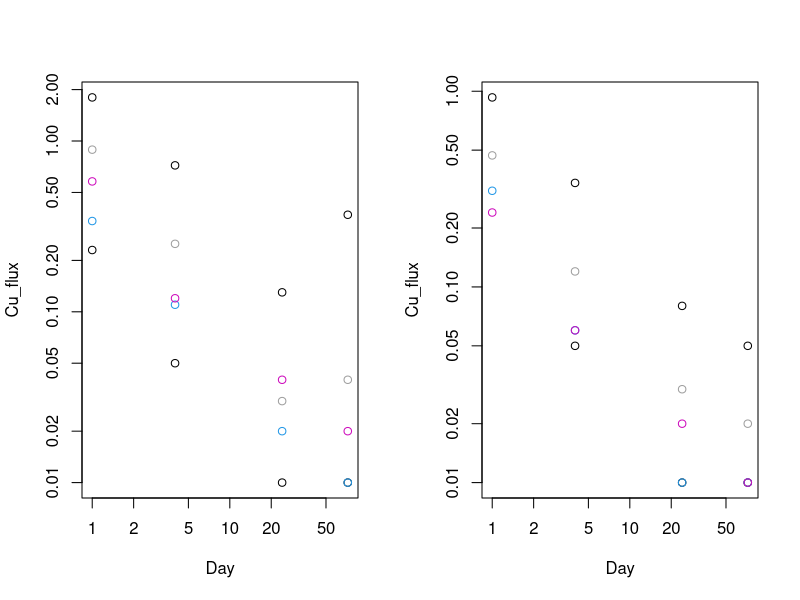
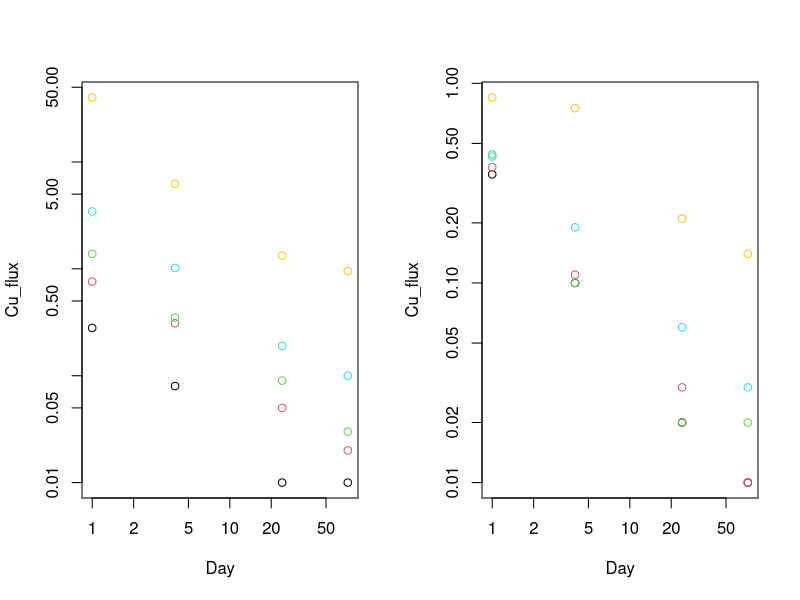
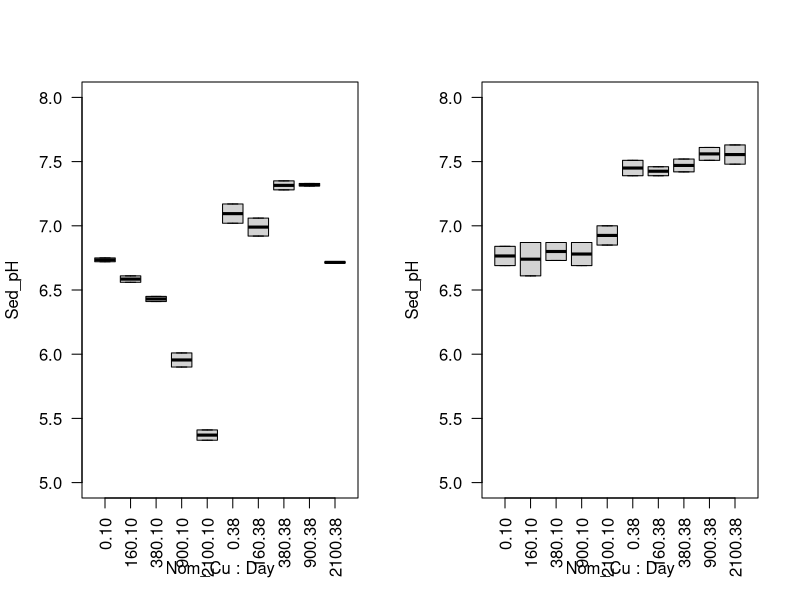
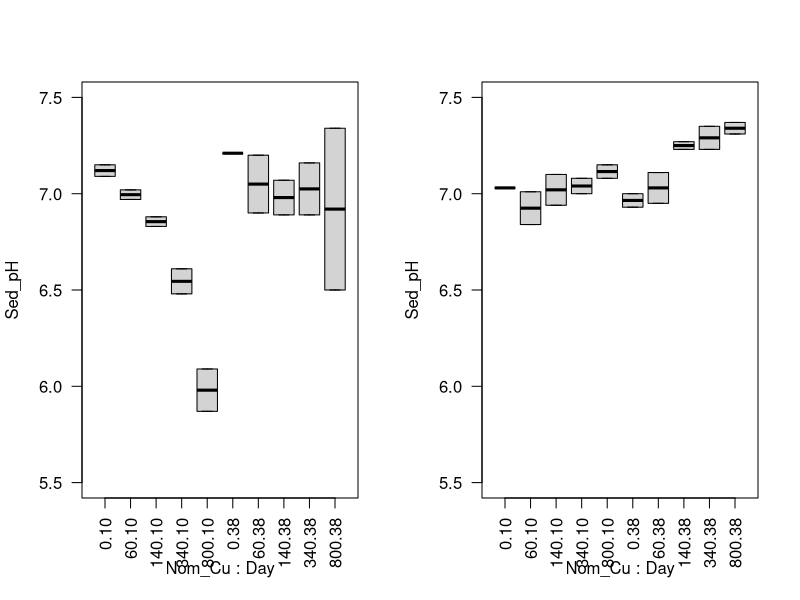
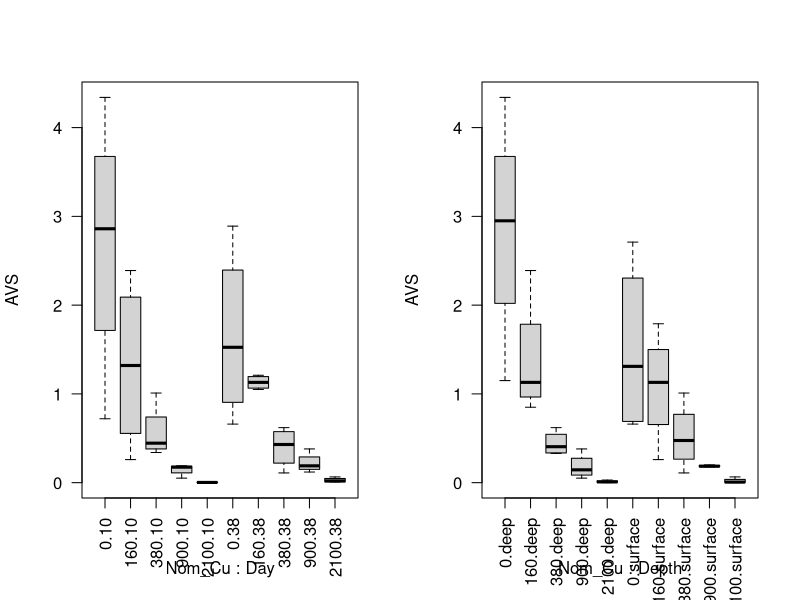
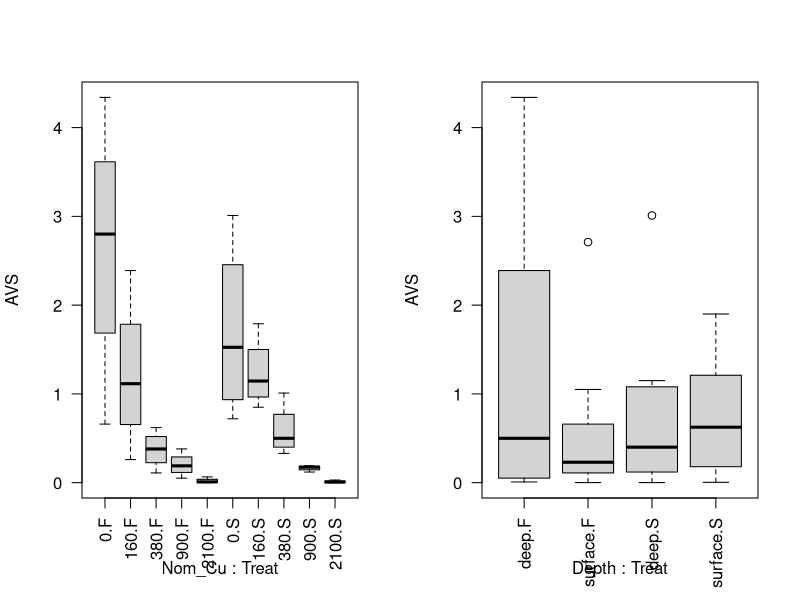
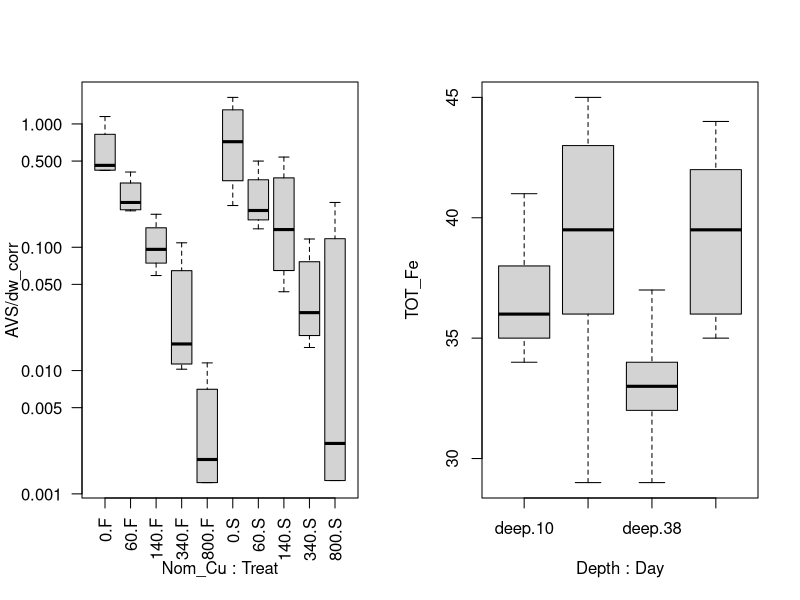
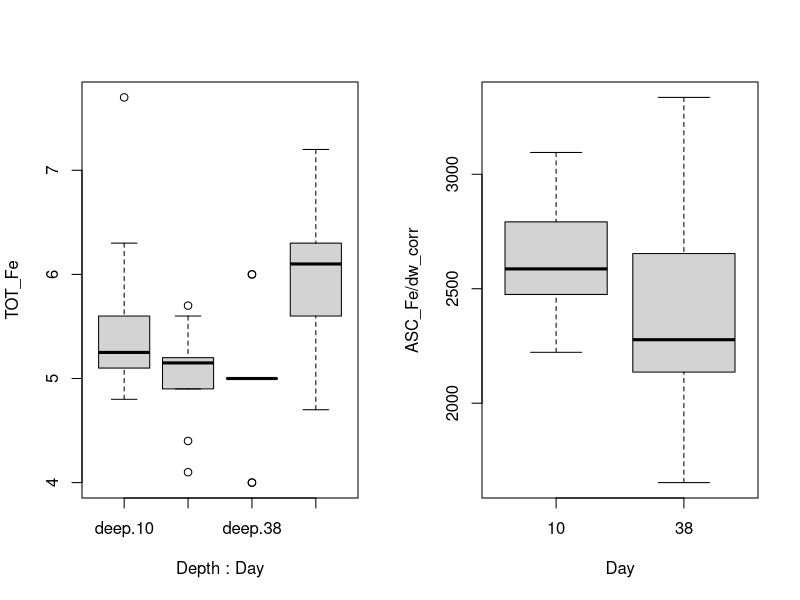

Generate these figures, in order, with R:
## ---- chunk 1
#Flux to surface water
H2OCu <- read.csv(file="Cu_water.csv")
H2OCu$Nom_Cu = factor(H2OCu$Nom_Cu)
summary(H2OCu)
H2O_Ocoee <- subset(H2OCu,Sediment=="Ocoee")
H2O_OcoeeS <- subset(H2O_Ocoee,Treat=="S")
H2O_OcoeeF <- subset(H2O_Ocoee,Treat=="F")
H2O_Dow <- subset(H2OCu,Sediment=="Dow")
H2O_Dow.no0 <- subset(H2O_Dow,Nom_Cu!="0")
H2O_DowS <- subset(H2O_Dow,Treat=="S")
H2O_DowF <- subset(H2O_Dow,Treat=="F")

#Sediment chemistry
Cuchem <- read.csv(file="Cu_sedchem.csv")
Cuchem$Day <- factor(Cuchem$Day)
Cuchem$CRY_Cu <- Cuchem$DITH_Cu - Cuchem$ASC_Cu
Cuchem$CRY_Fe <- Cuchem$DITH_Fe - Cuchem$ASC_Fe
summary(Cuchem)
Ocoee <- subset(Cuchem,Sediment=="Ocoee")
Ocoee$Treat <- Ocoee$Treat[,drop=T]
Ocoee.no0 <- subset(Ocoee,Nom_Cu>0)
OcoeeF <- subset(Ocoee,Treat=="F")
OcoeeS <- subset(Ocoee,Treat=="S")
Dow <- subset(Cuchem,Sediment=="Dow")
Dow$Treat <- Dow$Treat[,drop=T]
Dow.no0 <- subset(Dow,Nom_Cu>0)
DowF <- subset(Dow,Treat=="F")
DowS <- subset(Dow,Treat=="S")
## ---- chunk 2
OFlux <- lm(log(Cu_flux)~(Mean_TOT_Cu)*Treat*log(Day),data=H2O_Ocoee)
shapiro.test(resid(OFlux)) #OK
summary.aov(OFlux)
par(mfrow=c(1,2))
plot(Cu_flux~Day,data=H2O_OcoeeS,log="xy",col=as.numeric(Nom_Cu))
plot(Cu_flux~Day,data=H2O_OcoeeF,log="xy",col=as.numeric(Nom_Cu))
summary(lm(log(Cu_flux)~(Mean_TOT_Cu)+Treat+log(Day),data=H2O_Ocoee))
  exp(0.435) #S fluxes were 1.5x F fluxes

DFlux <- lm(log(Cu_flux)~(Mean_TOT_Cu)*log(Day)*Treat,data=H2O_Dow.no0)
shapiro.test(resid(DFlux)) #OK (had to remove ref for normality)
summary.aov(DFlux)
par(mfrow=c(1,2))
plot(Cu_flux~Day,data=H2O_DowS,log="xy",col=as.numeric(Nom_Cu))
plot(Cu_flux~Day,data=H2O_DowF,log="xy",col=as.numeric(Nom_Cu))
summary(lm(log(Cu_flux)~(Mean_TOT_Cu)*Treat*log(Day),data=H2O_Dow))
## ---- chunk 3
OpH <- lm(Sed_pH~log(Mean_TOT_Cu)*Day*Treat*Depth,data=Ocoee)
shapiro.test(resid(OpH)) #OK, p = 0.05
summary.aov(OpH)
par(mfrow=c(1,2))
boxplot(Sed_pH~Nom_Cu*Day,data=OcoeeS,las=2,ylim=c(5,8))
boxplot(Sed_pH~Nom_Cu*Day,data=OcoeeF,las=2,ylim=c(5,8))

DpH <- lm(Sed_pH~log(Mean_TOT_Cu)*Day*Treat*Depth,data=Dow)
shapiro.test(resid(DpH)) #OK
summary.aov(DpH)
par(mfrow=c(1,2))
boxplot(Sed_pH~Nom_Cu*Day,data=DowS,las=2,ylim=c(5.5,7.5))
boxplot(Sed_pH~Nom_Cu*Day,data=DowF,las=2,ylim=c(5.5,7.5))
## ---- chunk 4
OAVS <- lm(AVS/dw_corr~log(Mean_TOT_Cu)*Day*Depth*Treat,data=Ocoee)
shapiro.test(resid(OAVS)) #OK
summary.aov(OAVS)
boxplot(AVS~Nom_Cu*Day,data=Ocoee,las=2)
boxplot(AVS~Nom_Cu*Depth,data=Ocoee,las=2)
boxplot(AVS~Nom_Cu*Treat,data=Ocoee,las=2)
boxplot(AVS~Depth*Treat,data=Ocoee,las=2)

DAVS <- lm(log(AVS/dw_corr)~log(Mean_TOT_Cu)*Day*Depth*Treat,data=Dow)
shapiro.test(resid(DAVS))
summary.aov(DAVS)
boxplot(AVS/dw_corr~Nom_Cu*Treat,data=Dow,las=2,log="y")
## ---- chunk 5
OTFe <- lm(TOT_Fe~Day*Treat*Depth,data=Ocoee)
shapiro.test(resid(OTFe)) #OK
summary.aov(OTFe)
boxplot(TOT_Fe~Depth*Day,data=Ocoee)
tapply(Ocoee$TOT_Fe,Ocoee$Depth,mean,na.rm=T)

DTFe <- lm(log(TOT_Fe)~Day*Treat*Depth,data=Dow)
shapiro.test(resid(DTFe)) #OK
summary.aov(DTFe)
boxplot(TOT_Fe~Depth*Day,data=Dow)
## ---- chunk 6
OAFe <- lm(ASC_Fe/dw_corr~Day*Treat*Depth,data=Ocoee)
shapiro.test(resid(OAFe))
summary.aov(OAFe)
boxplot(ASC_Fe/dw_corr~Day,data=Ocoee)
tapply(Ocoee$ASC_Fe/Ocoee$dw_corr,Ocoee$Day,mean,na.rm=T)/(tapply(Ocoee$TOT_Fe,Ocoee$Day,mean,na.rm=T)*1000)*100

DAFe <- lm(log(ASC_Fe/dw_corr)~Day*Depth*Treat,data=Dow)
shapiro.test(resid(DAFe))
summary.aov(DAFe)
tapply(Dow$ASC_Fe/Dow$dw_corr,Dow$Treat,mean,na.rm=T)/(tapply(Dow$TOT_Fe,Dow$Treat,mean,na.rm=T)*1000)*100
## ---- chunk 7
OCFe <- lm(log(CRY_Fe/dw_corr)~Day*Treat*Depth,data=Ocoee)
shapiro.test(resid(OCFe))
summary.aov(OCFe)
boxplot(log(CRY_Fe/dw_corr)~Day*Treat*Depth,data=Ocoee,las=3)
tapply(Ocoee$CRY_Fe/Ocoee$dw_corr,Ocoee$Day,mean,na.rm=T)/(tapply(Ocoee$TOT_Fe,Ocoee$Day,mean,na.rm=T)*1000)*100

DCFe <- lm(log(CRY_Fe/dw_corr)~Day*Treat*Depth,data=Dow)
shapiro.test(resid(DCFe))
summary.aov(DCFe)
boxplot(log(CRY_Fe/dw_corr)~Depth*Day,data=Dow,las=3)
summary(lm(log(CRY_Fe/dw_corr)~Day*Depth,data=Dow))
  1/exp(0.17) #Decline is 15%
tapply(Dow$CRY_Fe/Dow$dw_corr,Dow$Treat,mean,na.rm=T)/(tapply(Dow$TOT_Fe,Dow$Treat,mean,na.rm=T)*1000)*100
## ---- chunk 8
OMn <- lm(log(TOT_Mn)~Day*Treat*Depth,data=Ocoee)
shapiro.test(resid(OMn)) #OK
summary.aov(OMn)
boxplot(TOT_Mn~Depth,data=Ocoee)

DMn <- lm(log(TOT_Mn)~Day*Treat*Depth,data=Dow)
shapiro.test(resid(DMn)) #p = 0.01
summary.aov(DMn)
TukeyHSD(aov(log(TOT_Mn)~Day*Depth,data=Dow))
boxplot(TOT_Mn~Day*Depth,data=Dow,log="y")
boxplot(TOT_Mn~Day*Treat,data=Dow,log="y")
## ---- chunk 9
OMnOx <- lm(log(DITH_Mn/dw_corr)~Day*Treat*Depth,data=Ocoee)
shapiro.test(resid(OMnOx))
summary.aov(OMnOx)
boxplot(log(DITH_Mn/dw_corr)~Day*Treat,data=Ocoee)
summary(lm(log(DITH_Mn/dw_corr)~Day+Treat,data=Ocoee))
  1/exp(0.119) #11% decline through time
  1/exp(0.143) #14% less Mn oxide in spiked
tapply(Ocoee$DITH_Mn/Ocoee$dw_corr,list(Ocoee$Treat,Ocoee$Day),mean,na.rm=T)/tapply(Ocoee$TOT_Mn,list(Ocoee$Treat,Ocoee$Day),mean,na.rm=T)*100

DMnOx <- lm(log(DITH_Mn/dw_corr)~Day*Treat*Depth,data=Dow)
shapiro.test(resid(DMnOx)) #OK p = 0.03
summary.aov(DMnOx)
boxplot(log(DITH_Mn/dw_corr)~Day*Treat,data=Dow)
summary(lm(log(DITH_Mn/dw_corr)~Day,data=Dow))
  1/exp(0.078) #7% decline through time
tapply(Dow$DITH_Mn/Dow$dw_corr,list(Dow$Treat,Dow$Day),mean,na.rm=T)/tapply(Dow$TOT_Mn,list(Dow$Treat,Dow$Day),mean,na.rm=T)*100
## ---- chunk 10
OTCu <- lm(log(TOT_Cu)~Day*Treat*Depth+as.factor(Nom_Cu),data=Ocoee)
shapiro.test(resid(OTCu)) #OK
summary.aov(OTCu)
boxplot(log(TOT_Cu)~Depth*Day*Nom_Cu,data=Ocoee,las=3)
summary(OTCu)
  #exp(2.93)/exp(3.17) = 0.79% less in surface
  #Use surface conc to be conservative
tapply(Ocoee$TOT_Cu,list(Ocoee$Nom_Cu,Ocoee$Treat,Ocoee$Depth),mean,na.rm=T)
OTCumin <- lm(log(TOT_Cu)~Day*Treat+as.factor(Nom_Cu),data=Ocoee)
shapiro.test(resid(OTCumin))
summary.aov(OTCumin)

DTCu <- lm(log(TOT_Cu)~Day*Treat*Depth+as.factor(Nom_Cu),data=Dow)
shapiro.test(resid(DTCu)) #OK
summary.aov(DTCu)
boxplot(log(TOT_Cu)~Depth*Nom_Cu,data=Dow,las=3)
  #Surface are all lower than deep (except ref)
tapply(Dow$TOT_Cu,list(Dow$Nom_Cu,Dow$Treat,Dow$Depth),mean,na.rm=T)
## ---- chunk 11
OPCu <- lm(log(Pore_Cu)~log(Mean_TOT_Cu)*Day*Treat,data=Ocoee.no0)
shapiro.test(resid(OPCu)) #OK
summary.aov(OPCu)
boxplot(log(Pore_Cu)~Day*Treat,data=Ocoee,las=3)
plot(Pore_Cu~Mean_TOT_Cu,data=Ocoee,log="xy",col=as.numeric(Treat),pch=as.numeric(Day))

  
DPCu <- lm(log(Pore_Cu)~log(Mean_TOT_Cu)*Day*Treat,data=Dow)
shapiro.test(resid(DPCu)) #OK
summary.aov(DPCu)
boxplot(log(Pore_Cu)~Day*Treat,data=Dow,las=3)
plot(Pore_Cu~Mean_TOT_Cu,data=Dow,col=as.numeric(Treat),pch=as.numeric(Day),log="xy")
## ---- chunk 12
Ocoee.no0$KD <- log10(Ocoee.no0$Mean_TOT_Cu/(Ocoee.no0$Pore_Cu/1000))
boxplot(KD~Treat*Day,data=Ocoee.no0)

OKD <- aov(KD~Treat*Day,data=Ocoee.no0)
summary(OKD)
sd(Ocoee.no0$KD,na.rm=T)
plot(log10(Pore_Cu/1000)~log10(Mean_TOT_Cu),data=Ocoee.no0)
abline(-5.2,1)
#No difference in KD across treatments or time for Ocoee. Mean KD is 5.16 ± 0.42

Dow.no0$KD <- log10(Dow.no0$Mean_TOT_Cu/(Dow.no0$Pore_Cu/1000))
boxplot(KD~Treat*Day,data=Dow.no0)

DKD <- aov(KD~Treat*Day,data=Dow.no0)
summary(DKD)
with(Dow.no0,tapply(KD,Treat,mean,na.rm=T))
#Marginal difference in KD between freshly spiked and aged Dow sediment (0.07). No difference through time (0.11). Aged KD 4.35 ± 0.64 and spiked KD 3.62 ± 0.84

plot(log10(Pore_Cu/1000)~log10(Mean_TOT_Cu),data=Dow.no0,col=as.numeric(Treat))
abline(-4.35,1)
abline(-3.62,1,col="red")
## ---- chunk 13
OSCu <- lm(log(SEM_Cu/dw_corr)~log(Mean_TOT_Cu)*Day*Treat*Depth,data=Ocoee)
shapiro.test(resid(OSCu)) #OK 0.02
summary.aov(OSCu)
plot(SEM_Cu/dw_corr~Mean_TOT_Cu,data=Ocoee,log="xy",col=as.numeric(Treat),pch=as.numeric(Day))
abline(0,1)

DSCu <- lm(log(SEM_Cu/dw_corr)~log(Mean_TOT_Cu)*Day*Treat*Depth,data=Dow.no0)
shapiro.test(resid(DSCu)) #OK
summary.aov(DSCu)
summary(DSCu)
plot(SEM_Cu/dw_corr~Mean_TOT_Cu,data=Dow.no0,log="xy",col=as.numeric(Treat))
## ---- chunk 14
OACu <- lm(log(ASC_Cu/dw_corr)~log(Mean_TOT_Cu)*Day*Treat*Depth,data=Ocoee)
shapiro.test(resid(OACu)) #OK
summary.aov(OACu)
summary(lm(log(ASC_Cu/dw_corr)~log(Mean_TOT_Cu)+Treat,data=Ocoee))
  exp(0.468)  #Ocoee S is 1.6x (Ocoee F is 63%) higher than F 
plot(ASC_Cu/dw_corr~Mean_TOT_Cu,data=Ocoee,log="xy",col=as.numeric(Treat),pch=as.numeric(Day))
  tapply(Ocoee$ASC_Cu/Ocoee$dw_corr,list(Ocoee$Treat,Ocoee$Nom_Cu),mean)/tapply(Ocoee$Mean_TOT_Cu,list(Ocoee$Treat,Ocoee$Nom_Cu),mean)*100
  #ASC/TOTAL F = 0.06-0.1%; S = 0.1-0.2%
with(Ocoee,tapply(ASC_Cu/dw_corr,list(Treat,Nom_Cu),mean))

DACu <- lm(log(ASC_Cu/dw_corr)~log(Mean_TOT_Cu)*Day*Treat*Depth,data=Dow)
shapiro.test(resid(DACu)) #OK
summary.aov(DACu)
summary(lm(log(ASC_Cu/dw_corr)~log(Mean_TOT_Cu)+Day+Treat,data=Dow))
plot(ASC_Cu/dw_corr~Mean_TOT_Cu,data=Dow,log="xy",col=as.numeric(Treat),pch=as.numeric(Day))
  1/exp(0.547)  #Dow d38 is 58% of d10 
  1/exp(0.838)  #Dow F is 43% of S 
  tapply(Dow$ASC_Cu/Dow$dw_corr,list(Dow$Treat,Dow$Nom_Cu),mean)/tapply(Dow$Mean_TOT_Cu,list(Dow$Treat,Dow$Nom_Cu),mean)*100
  #ASC/TOTAL F = 0.04-0.7%; S = 0.7-1.9%
  #ASC/TOTAL d10 = 0.8-1.4%; d38 = 0.5-1.2%
## ---- chunk 15
OCCu <- lm(log(CRY_Cu/dw_corr)~log(Mean_TOT_Cu)*Day*Treat*Depth,data=Ocoee)
shapiro.test(resid(OCCu)) #OK
summary.aov(OCCu)
boxplot(log(CRY_Cu/dw_corr)~Depth*Day*Treat,data=Ocoee,las=3)
TukeyHSD(aov(log(CRY_Cu/dw_corr)~log(Mean_TOT_Cu)*Day*Treat*Depth,data=Ocoee),which="Day:Treat:Depth")
  tapply(Ocoee$CRY_Cu/Ocoee$dw_corr,list(Ocoee$Treat,Ocoee$Nom_Cu),mean)/tapply(Ocoee$Mean_TOT_Cu,list(Ocoee$Treat,Ocoee$Nom_Cu),mean)*100
  #CRY/TOTAL F = 0.8-1.4%; S = 1.2-2.4%

DCCu <- lm(log(CRY_Cu/dw_corr)~log(Mean_TOT_Cu)*Day*Treat*Depth,data=Dow)
shapiro.test(resid(DCCu)) #OK
summary.aov(DCCu)
boxplot(log(CRY_Cu/dw_corr)~Depth*Day*Treat,data=Dow,las=3)
boxplot(log(CRY_Cu/dw_corr)~Treat,data=Dow,las=3)
TukeyHSD(aov(log(CRY_Cu/dw_corr)~log(Mean_TOT_Cu)*Day*Depth*Treat,data=Dow))
  tapply(Dow$CRY_Cu/Dow$dw_corr,Dow$Nom_Cu,mean)/tapply(Dow$Mean_TOT_Cu,Dow$Nom_Cu,mean)*100
  #CRY/TOTAL = 3-11%
## ---- chunk 16
#Flux to surface water
H2ONi <- read.csv(file="Ni_water.csv")
H2ONi$Nom_Ni = factor(H2ONi$Nom_Ni)
H2O_Burn <- subset(H2ONi,Sediment=="Burn")
H2O_Burn$Nom_Ni <- H2O_Burn$Nom_Ni[,drop=T]
H2O_Burn.no0 <- subset(H2O_Burn,Nom_Ni!="0")
H2O_BurnS <- subset(H2O_Burn,Treat=="S")
H2O_BurnF <- subset(H2O_Burn,Treat=="F")
H2O_Raisin <- subset(H2ONi,Sediment=="Raisin")
H2O_Raisin.no0 <- subset(H2O_Raisin,Nom_Ni!="0")
H2O_Raisin$Nom_Ni <- H2O_Raisin$Nom_Ni[,drop=T]
H2O_RaisinS <- subset(H2O_Raisin,Treat=="S")
H2O_RaisinF <- subset(H2O_Raisin,Treat=="F")

#Sediment chemistry
Nichem = read.csv(file="Ni_sedchem.csv")
Nichem$Day = factor(Nichem$Day)
Nichem$CRY_Ni = Nichem$DITH_Ni-Nichem$ASC_Ni
Nichem$CRY_Fe = Nichem$DITH_Fe-Nichem$ASC_Fe
Nichem$CRY_Ni2 = Nichem$CRY_Ni
Nichem$CRY_Ni2[Nichem$CRY_Ni2 <= 0] = NA
Burn = subset(Nichem,Nichem$Sediment=="Burn")
Burn$Day = as.factor(Burn$Day)
Burn$Treat = Burn$Treat[,drop=T]
BurnF = subset(Burn,Burn$Treat=="F")
BurnS = subset(Burn,Burn$Treat=="S")
Burn.no0 = subset(Burn,Burn$Nom_Ni!="0")
Raisin = subset(Nichem,Nichem$Sediment=="Raisin")
Raisin$Day = as.factor(Raisin$Day)
Raisin$Treat = Raisin$Treat[,drop=T]
RaisinF = subset(Raisin,Raisin$Treat=="F")
RaisinS = subset(Raisin,Raisin$Treat=="S")
Raisin.no0 = subset(Raisin,Raisin$Nom_Ni!="0")
## ---- chunk 17
RFlux <- lm(log(Ni_flux)~log(Mean_TOT_Ni)*Treat*log(Day),data=H2O_Raisin.no0)
shapiro.test(resid(RFlux)) #OK
summary.aov(RFlux)
par(mfrow=c(1,2))
plot(Ni_flux~Day,data=H2O_RaisinS,log="xy",col=c("black","blue","goldenrod","orangered","firebrick")[Nom_Ni])
plot(Ni_flux~Day,data=H2O_RaisinF,log="xy",col=c("black","blue","goldenrod","orangered","firebrick")[Nom_Ni])
summary(lm(log(Ni_flux)~log(Mean_TOT_Ni)+log(Day),data=H2O_Raisin.no0))
1/exp(abs(log(35)*-0.1824)) #% of flux by day 35

BFlux <- lm(log(Ni_flux)~log(Mean_TOT_Ni)*log(Day)*Treat,data=H2O_Burn)
shapiro.test(resid(BFlux)) #OK
summary.aov(BFlux)
par(mfrow=c(1,2))
plot(Ni_flux~Day,data=H2O_BurnS,log="xy",col=c("black","blue","goldenrod","orangered","firebrick")[Nom_Ni])
plot(Ni_flux~Day,data=H2O_BurnF,log="xy",col=c("black","blue","goldenrod","orangered","firebrick")[Nom_Ni])
## ---- chunk 18
RmodpH <- aov(Sed_pH~Mean_TOT_Ni*Day*Depth*Treat,data=Raisin)
shapiro.test(resid(RmodpH)) #OK p = 0.02
summary(RmodpH)
summary(lm(Sed_pH~Mean_TOT_Ni*Day+Treat+Depth+Mean_TOT_Ni:Treat,data=Raisin))
plot(Sed_pH~Mean_TOT_Ni,data=Raisin,col=c("blue","red")[Treat],pch=c(1,17)[Day])
boxplot(Sed_pH~Depth,data=Raisin)

BmodpH <- aov(Sed_pH~Mean_TOT_Ni*Day*Depth*Treat,data=Burn)
shapiro.test(resid(BmodpH)) #OK
summary(BmodpH)
summary(lm(Sed_pH~Mean_TOT_Ni*Treat+Day+Depth,data=Burn))
boxplot(Sed_pH~Day*Depth,data=Burn)
plot(Sed_pH~Mean_TOT_Ni,data=Burn,col=c("blue","red")[Treat])
## ---- chunk 19
RmodAVS <- aov(log(AVS/dw_corr)~log(Mean_TOT_Ni)*Day*Depth*Treat,data=Raisin)
shapiro.test(resid(RmodAVS)) #OK
summary(RmodAVS)
plot(AVS~Mean_TOT_Ni,data=Raisin,log="xy",col=c("blue","red")[Treat])
summary(lm(log(AVS/dw_corr)~log(Mean_TOT_Ni)+Treat,data=Raisin))
1/exp(0.235)
## ---- chunk 20
RmodFe = aov(TOT_Fe~Day*Depth*Treat,data=Raisin)
shapiro.test(resid(RmodFe))
summary(RmodFe)
boxplot(TOT_Fe~Day*Depth,data=Raisin,las=3)
boxplot(TOT_Fe~Treat,data=Raisin)
with(Raisin,tapply(TOT_Fe,list(Day,Depth),mean))
with(Raisin,tapply(TOT_Fe,Treat,mean))

BmodFe = aov(TOT_Fe~Day*Depth*Treat,data=Burn)
shapiro.test(resid(BmodFe)) #OK
summary(BmodFe)
boxplot(TOT_Fe~Treat*Day*Depth,data=Burn,las=2)
TukeyHSD(BmodFe,which="Day:Depth:Treat")
## ---- chunk 21
RmodAFe <- aov(ASC_Fe/dw_corr~Day*Depth*Treat,data=Raisin)
shapiro.test(resid(RmodAFe)) #OK
summary(RmodAFe)
with(Raisin,tapply(ASC_Fe/dw_corr,Nom_Ni,mean))/(with(Raisin,tapply(TOT_Fe,Nom_Ni,mean))*1000)
sd(with(Raisin,ASC_Fe/dw_corr/(TOT_Fe*1000)))

BmodAFe <- aov(ASC_Fe/dw_corr~Day*Depth*Treat,data=Burn)
shapiro.test(resid(BmodAFe)) #OK
summary(BmodAFe)
with(Burn,tapply(ASC_Fe/dw_corr,Nom_Ni,mean))/(with(Burn,tapply(TOT_Fe,Nom_Ni,mean,na.rm=T))*1000)
sd(with(Burn,ASC_Fe/dw_corr/(TOT_Fe*1000)),na.rm=T)
## ---- chunk 22
RmodCFe <- aov(CRY_Fe/dw_corr~Day*Depth*Treat,data=Raisin)
shapiro.test(resid(RmodCFe)) #OK
summary(RmodCFe)
boxplot(CRY_Fe/dw_corr~Day*Depth*Treat,data=Raisin,las=2)
TukeyHSD(RmodCFe,which="Day:Depth:Treat")
with(Raisin,tapply(CRY_Fe/dw_corr,Nom_Ni,mean,na.rm=T))/(with(Raisin,tapply(TOT_Fe,Nom_Ni,mean))*1000)
sd(with(Raisin,CRY_Fe/dw_corr/(TOT_Fe*1000)),na.rm=T)

BmodCFe <- aov(CRY_Fe/dw_corr~Day*Depth*Treat,data=Burn)
shapiro.test(resid(BmodCFe)) #OK
summary(BmodCFe)
boxplot(CRY_Fe/dw_corr~Day*Treat,data=Burn)
with(Burn,tapply(CRY_Fe/dw_corr,list(Day,Treat),mean))/(with(Burn,tapply(TOT_Fe,list(Day,Treat),mean,na.rm=T))*1000)
sd(with(Burn,CRY_Fe/dw_corr/(TOT_Fe*1000)),na.rm=T)
## ---- chunk 23
RmodMn <- aov(TOT_Mn~Day*Depth*Treat,data=Raisin)
shapiro.test(resid(RmodMn)) #OK
summary(RmodMn)
boxplot(TOT_Mn~Day*Treat,data=Raisin,las=2)
sd(Raisin$TOT_Mn)

BmodMn <- aov(TOT_Mn~Day*Depth*Treat,data=Burn)
shapiro.test(resid(BmodMn)) #OK
summary(BmodMn)
boxplot(TOT_Mn~Day*Depth,data=Burn,las=2)
TukeyHSD(BmodMn,which="Day:Depth")
sd(Burn$TOT_Mn)
## ---- chunk 24
RmodMnO <- aov(DITH_Mn/dw_corr~Day*Depth*Treat,data=Raisin)
shapiro.test(resid(RmodMnO)) #OK
summary(RmodMnO)
boxplot(DITH_Mn/dw_corr~Day*Depth*Treat,data=Raisin,las=2)
TukeyHSD(RmodMnO)
with(Raisin,tapply(DITH_Mn/dw_corr,list(Treat,Depth),mean))/with(Raisin,tapply(TOT_Mn,list(Treat,Depth),mean,na.rm=T))
sd(Raisin$DITH_Mn/Raisin$dw_corr/Raisin$TOT_Mn)

BmodMnO <- aov(DITH_Mn/dw_corr~Day*Depth*Treat,data=Burn)
shapiro.test(resid(BmodMnO)) #OK
summary(BmodMnO)
with(Burn,tapply(DITH_Mn/dw_corr,list(Treat,Depth),mean))/with(Burn,tapply(TOT_Mn,list(Treat,Depth),mean,na.rm=T))
sd(Burn$DITH_Mn/Burn$dw_corr/Burn$TOT_Mn)
## ---- chunk 25
RmodTN = aov(log(TOT_Ni)~Day*Treat*Depth+log(Nom_Ni+1),data=Raisin)
summary(RmodTN)
shapiro.test(resid(RmodTN))

BmodTN = aov(log(TOT_Ni)~Day*Treat*Depth+log(Nom_Ni+1),data=Burn.no0)
summary(BmodTN)
shapiro.test(resid(BmodTN)) 
boxplot(TOT_Ni~Treat*factor(Nom_Ni),data=Burn.no0,log="y")
with(BurnS,tapply(TOT_Ni,Nom_Ni,mean))/with(BurnF,tapply(TOT_Ni,Nom_Ni,mean))
## ---- chunk 26
RmodPN = aov(log(Pore_Ni)~log(Mean_TOT_Ni)*Day*Treat,data=Raisin.no0)
shapiro.test(resid(RmodPN)) #OK
summary(RmodPN)
summary(lm(log(Pore_Ni)~log(Mean_TOT_Ni)+Day,data=Raisin.no0))
plot(Pore_Ni~Mean_TOT_Ni,data=Raisin,log="xy",col=c("blue","red")[Day])
#d10 = blue, d38 = red
exp(-1.365-9.095+log(100)*2.16)/exp(-9.095+log(100)*2.16)
exp(-1.365) #25% lost
log10(with(Raisin.no0,tapply(Mean_TOT_Ni,list(Treat,Day,Nom_Ni),mean,na.rm=T))/with(Raisin.no0,tapply(Pore_Ni,list(Treat,Day,Nom_Ni),mean,na.rm=T))*1000)
mean(log10(with(Raisin.no0[Raisin.no0$Day=="35",],Mean_TOT_Ni/Pore_Ni*1000)),na.rm=T)


BmodPN = aov(log(Pore_Ni)~log(Mean_TOT_Ni)*Day*Treat,data=Burn)
shapiro.test(resid(BmodPN))
summary(BmodPN)
plot(Pore_Ni~Mean_TOT_Ni,data=Burn,log="xy",col=c("blue","red")[Treat])
summary(lm(log(Pore_Ni)~log(Mean_TOT_Ni)+Day*Treat,data=Burn))
TukeyHSD(BmodPN,which="Day:Treat")
log10(with(Burn,tapply(Mean_TOT_Ni,list(Treat,Day),mean,na.rm=T))/with(Burn,tapply(Pore_Ni,list(Treat,Day),mean,na.rm=T))*1000)
mean(log10(with(BurnS[BurnS$Day=="7",],Mean_TOT_Ni/Pore_Ni*1000)),na.rm=T)
## ---- chunk 27
Burn.no0$KD <- log10(Burn.no0$Mean_TOT_Ni/(Burn.no0$Pore_Ni/1000))
boxplot(KD~Treat*Day,data=Burn.no0)

BKDmod <- aov(KD~Treat*Day,data=Burn.no0)
summary(BKDmod)
with(Burn.no0,tapply(KD,list(Treat,Day),mean,na.rm=T))
plot(log10(Pore_Cu/1000)~log10(Mean_TOT_Cu),data=Ocoee.no0)
abline(-5.2,1)
#No difference in KD across treatments or time for Ocoee. Mean KD is 5.16 ± 0.42

Raisin.no0$KD <- log10(Raisin.no0$Mean_TOT_Ni/(Raisin.no0$Pore_Ni/1000))
boxplot(KD~Treat*Day,data=Raisin.no0)

RKDmod <- aov(KD~Treat*Day,data=Raisin.no0)
summary(RKDmod)
sd(Raisin.no0$KD,na.rm=T)
#No difference in KD across treatments or time. Mean KD is 3.93 ± 0.71

plot(log10(Pore_Cu/1000)~log10(Mean_TOT_Cu),data=Dow.no0,col=as.numeric(Treat))
abline(-4.35,1)
abline(-3.62,1,col="red")
## ---- chunk 28
RmodSN = aov(log(SEM_Ni/dw_corr)~log(Mean_TOT_Ni)*Day*Treat*Depth,data=Raisin.no0)
shapiro.test(resid(RmodSN)) #Not so good p = 0.007), no apparent reason 
summary(RmodSN)
plot(SEM_Ni/dw_corr~Mean_TOT_Ni,data=Raisin.no0,log="xy",col=c("blue","red")[Treat])
with(Raisin,tapply(SEM_Ni/dw_corr,list(Treat,Nom_Ni),mean,na.rm=T))/with(Raisin,tapply(Mean_TOT_Ni,list(Treat,Nom_Ni),mean,na.rm=T))

BmodSN = aov(log(SEM_Ni/dw_corr)~log(Mean_TOT_Ni)*Day*Treat*Depth,data=Burn.no0)
shapiro.test(resid(BmodSN)) #OK
summary(BmodSN)
plot(SEM_Ni/dw_corr~Mean_TOT_Ni,data=Burn,log="xy",col=c("blue","red")[Treat])
summary(lm(log(SEM_Ni/dw_corr)~log(Mean_TOT_Ni)+Day+Treat+Depth+Day:Treat,data=Burn.no0))
boxplot(SEM_Ni/dw_corr~Treat*Day,data=Burn.no0,log="y")
TukeyHSD(BmodSN,which=("Day:Treat"))
with(Burn,tapply(SEM_Ni/dw_corr,list(Depth,Day,Treat,Nom_Ni),mean,na.rm=T))/with(Burn,tapply(Mean_TOT_Ni,list(Depth,Day,Treat,Nom_Ni),mean,na.rm=T))
## ---- chunk 29
RmodAN = aov(log(ASC_Ni/dw_corr)~log(Mean_TOT_Ni)*Day*Treat*Depth,data=Raisin)
shapiro.test(resid(RmodAN)) #OK 0.05
summary(RmodAN)
plot(ASC_Ni/dw_corr~Mean_TOT_Ni,data=Raisin,log="xy",col=c("blue","red")[Day])
with(Raisin,tapply(ASC_Ni/dw_corr,Nom_Ni,mean,na.rm=T))/with(Raisin,tapply(Mean_TOT_Ni,Nom_Ni,mean,na.rm=T))

BmodAN = aov(log(ASC_Ni/dw_corr)~log(Mean_TOT_Ni)*Day*Treat*Depth,data=Burn.no0)
shapiro.test(resid(BmodAN)) #OK
summary(BmodAN)
plot(ASC_Ni/dw_corr~Mean_TOT_Ni,data=Burn.no0,log="xy",col=c("blue","red")[Treat],pch=c(1,19)[Day]) #Ref looks odd, so removed
summary(lm(log(ASC_Ni/dw_corr)~log(Mean_TOT_Ni)*Day+Treat+Day:Treat,data=Burn.no0))
TukeyHSD(BmodAN,which="Day:Treat")
with(Burn,tapply(ASC_Ni/dw_corr,list(Nom_Ni,Day,Treat),mean,na.rm=T))/with(Burn,tapply(Mean_TOT_Ni,list(Nom_Ni,Day,Treat),mean,na.rm=T))
## ---- chunk 30
RmodCN = aov(log(CRY_Ni2/dw_corr)~log(Mean_TOT_Ni)*Day*Depth*Treat,data=Raisin.no0)
shapiro.test(resid(RmodCN)) #OK p = 0.013
summary(RmodCN)
plot(CRY_Ni2~Mean_TOT_Ni,data=Raisin,log="xy",col=c("blue","red")[Depth])
boxplot(CRY_Ni2/dw_corr~Depth,data=Raisin.no0,log="y")
summary(lm(log(CRY_Ni2/dw_corr)~log(Mean_TOT_Ni)+Depth,data=Raisin.no0))
1/exp(0.767) #Deep = 46% of surface
with(Raisin,tapply(CRY_Ni2/dw_corr,list(Nom_Ni,Depth),mean,na.rm=T))/with(Raisin,tapply(Mean_TOT_Ni,list(Nom_Ni,Depth),mean,na.rm=T))

BmodCN = aov(log(CRY_Ni/dw_corr)~log(Mean_TOT_Ni)*Day*Depth*Treat,data=Burn.no0)
shapiro.test(resid(BmodCN)) #OK
summary(BmodCN)
plot(CRY_Ni~Mean_TOT_Ni,data=Burn,log="xy",col=c("blue","red")[Treat])
summary(lm(log(CRY_Ni/dw_corr)~log(Mean_TOT_Ni)*Depth,data=Burn.no0))
with(Burn,tapply(CRY_Ni/dw_corr,list(Nom_Ni,Depth),mean,na.rm=T))/with(Burn,tapply(Mean_TOT_Ni,list(Nom_Ni,Depth),mean,na.rm=T))
## ---- chunk 31
#Sediment chemistry
Znchem <- read.csv(file="Zn_sedchem.csv")
Znchem$Day = factor(Znchem$Day)
Znchem$CRY_Zn = Znchem$DITH_Zn-Znchem$ASC_Zn
Znchem$CRY_Fe = Znchem$DITH_Fe-Znchem$ASC_Fe
RFchem <- subset(Znchem,Treat=="F")
RSchem <- subset(Znchem,Treat=="S")
Znchem.no0 <- subset(Znchem,Nom_Zn>40)
## ---- chunk 32
plot(H2O_Zn~Mean_TOT_Zn,data=Znchem,log="xy")
H2OZn <- aov(log(H2O_Zn)~log(Mean_TOT_Zn)*Treat*Day,data=Znchem)
shapiro.test(resid(H2OZn)) # p = 0.01 (OK)
summary(H2OZn)
boxplot(H2O_Zn~Treat*Day,data=Znchem,log="y")
summary.lm(H2OZn)
with(Znchem,tapply(H2O_Zn,list(Treat,Day),median,na.rm=T))
## ---- chunk 33
pHZn <- aov(Sed_pH~log(Mean_TOT_Zn)*Depth*Treat,data=Znchem)
shapiro.test(resid(pHZn)) #OK
summary(pHZn)
plot(Sed_pH~Mean_TOT_Zn,data=Znchem,log="x")
boxplot(Sed_pH~Depth*Treat,data=Znchem)
TukeyHSD(pHZn,which="Depth:Treat")
summary(Znchem$Sed_pH)
## ---- chunk 34
AVSZn <- aov(AVS/dw_corr~log(Mean_TOT_Zn)*Treat*Depth*Day,data=Znchem)
shapiro.test(resid(AVSZn)) #OK
summary(AVSZn)
summary(lm(AVS/dw_corr~log10(Mean_TOT_Zn),data=Znchem))
with(Znchem,tapply(AVS/dw_corr,list(Treat,Nom_Zn),mean))
## ---- chunk 35
FeZn <- aov(TOT_Fe~Treat*Day*Depth,data=Znchem)
shapiro.test(resid(FeZn)) #OK
summary(FeZn)
boxplot(TOT_Fe~Treat,data=Znchem)
with(Znchem,tapply(TOT_Fe,Treat,sd))
## ---- chunk 36
AscFeZn <- aov(ASC_Fe/dw_corr~Treat*Day*Depth,data=Znchem)
shapiro.test(resid(AscFeZn)) #OK
summary(AscFeZn)
boxplot(ASC_Fe/dw_corr~Day,data=Znchem)
with(Znchem,tapply(ASC_Fe/dw_corr,Day,mean))/(with(Znchem,tapply(TOT_Fe,Day,mean))*1000)
## ---- chunk 37
CryFeZn <- aov(log(CRY_Fe/dw_corr)~Treat*Day*Depth,data=Znchem)
  #Transformed because variance were unequal
shapiro.test(resid(CryFeZn)) #OK
summary(CryFeZn)
boxplot(CRY_Fe/dw_corr~Treat,data=Znchem,log="y")
with(Znchem,tapply(CRY_Fe/dw_corr,Treat,mean,na.rm=T))/(with(Znchem,tapply(TOT_Fe,Treat,mean))*1000)
mean(with(Znchem,CRY_Fe/dw_corr/(TOT_Fe*1000)),na.rm=T)
## ---- chunk 38
MnZn <- aov(TOT_Mn~Treat*Day*Depth,data=Znchem)
shapiro.test(resid(MnZn)) #OK
summary(MnZn)
boxplot(TOT_Mn~Treat,data=Znchem)
with(Znchem,tapply(TOT_Mn,Treat,mean))
sd(Znchem$TOT_Mn)
## ---- chunk 39
MnOxZn <- aov(DITH_Mn/dw_corr~Treat*Depth*Day,data=Znchem)
shapiro.test(resid(MnOxZn)) #OK
summary(MnOxZn)
boxplot(DITH_Mn/dw_corr~Treat,data=Znchem) #F < S
with(Znchem,tapply(DITH_Mn/dw_corr,Treat,sd,na.rm=T))
with(Znchem,tapply(DITH_Mn/dw_corr,Treat,mean,na.rm=T))/with(Znchem,tapply(TOT_Mn,Treat,mean))
## ---- chunk 40
modTZn = aov(log(TOT_Zn)~Day*Treat*Depth+log(Nom_Zn),data=Znchem)
summary(modTZn)
summary(lm(log(TOT_Zn)~log(Nom_Zn)+Treat,data=Znchem))
shapiro.test(resid(modTZn)) #OK
## ---- chunk 41
PoreZn <- aov(log(Pore_Zn)~log(Mean_TOT_Zn)*Treat,data=Znchem)
shapiro.test(resid(PoreZn)) #OK
summary(PoreZn)
summary(lm(log(Pore_Zn)~log(Mean_TOT_Zn),data=Znchem))
plot(Pore_Zn~Mean_TOT_Zn,data=Znchem,log="xy",col=c("blue","red")[Treat])
log10(with(Znchem,tapply(Mean_TOT_Zn,Treat,mean,na.rm=T))/with(Znchem,tapply(Pore_Zn,Treat,mean,na.rm=T))*1000)
mean(log10(with(RSchem,Mean_TOT_Zn/Pore_Zn*1000)),na.rm=T)
## ---- chunk 42
SEMZn <- aov(log(SEM_Zn)~log(Mean_TOT_Zn)*Treat*Depth*Day,data=Znchem)
shapiro.test(resid(SEMZn)) #OK
summary(SEMZn)
plot(log(SEM_Zn)~log(Mean_TOT_Zn),data=Znchem,col=c("royalblue3","orangered3")[Treat],pch=as.numeric(Depth))
summary(lm(log(SEM_Zn)~log(Mean_TOT_Zn)*Treat*Depth,data=Znchem))
with(Znchem,tapply(SEM_Zn/dw_corr,list(Nom_Zn,Depth,Treat),mean,na.rm=T))/65.39
## ---- chunk 43
AscZn <- aov(log(ASC_Zn/dw_corr)~log(Mean_TOT_Zn)*Treat*Depth*Day,data=Znchem.no0)
shapiro.test(resid(AscZn)) #OK
summary(AscZn)
summary(lm(log(ASC_Zn/dw_corr)~log(Mean_TOT_Zn),data=Znchem.no0))
plot(ASC_Zn/dw_corr~Mean_TOT_Zn,data=Znchem.no0,log="xy")
with(Znchem,tapply(ASC_Zn/dw_corr,list(Treat,Nom_Zn),mean,na.rm=T))/with(Znchem,tapply(Mean_TOT_Zn,list(Treat,Nom_Zn),mean,na.rm=T))
mean(with(Znchem.no0,(ASC_Zn/dw_corr)/Mean_TOT_Zn))
## ---- chunk 44
CryZn <- aov(log(CRY_Zn/dw_corr)~log(Mean_TOT_Zn)*Treat*Depth*Day,data=Znchem.no0)
shapiro.test(resid(CryZn)) #OK
summary(CryZn)
summary(lm(log(CRY_Zn/dw_corr)~log(Mean_TOT_Zn),data=Znchem.no0))
plot(CRY_Zn~Mean_TOT_Zn,data=Znchem.no0,col=c("blue","red")[Treat],log="xy")
1/exp(0.1423) #fresh spike = 87% of flume aged (15% more in flume aged)
with(Znchem,tapply(CRY_Zn/dw_corr,list(Treat,Nom_Zn),mean,na.rm=T))/with(Znchem,tapply(Mean_TOT_Zn,list(Treat,Nom_Zn),mean,na.rm=T))
sd(with(Znchem.no0,(CRY_Zn/dw_corr)/Mean_TOT_Zn))
